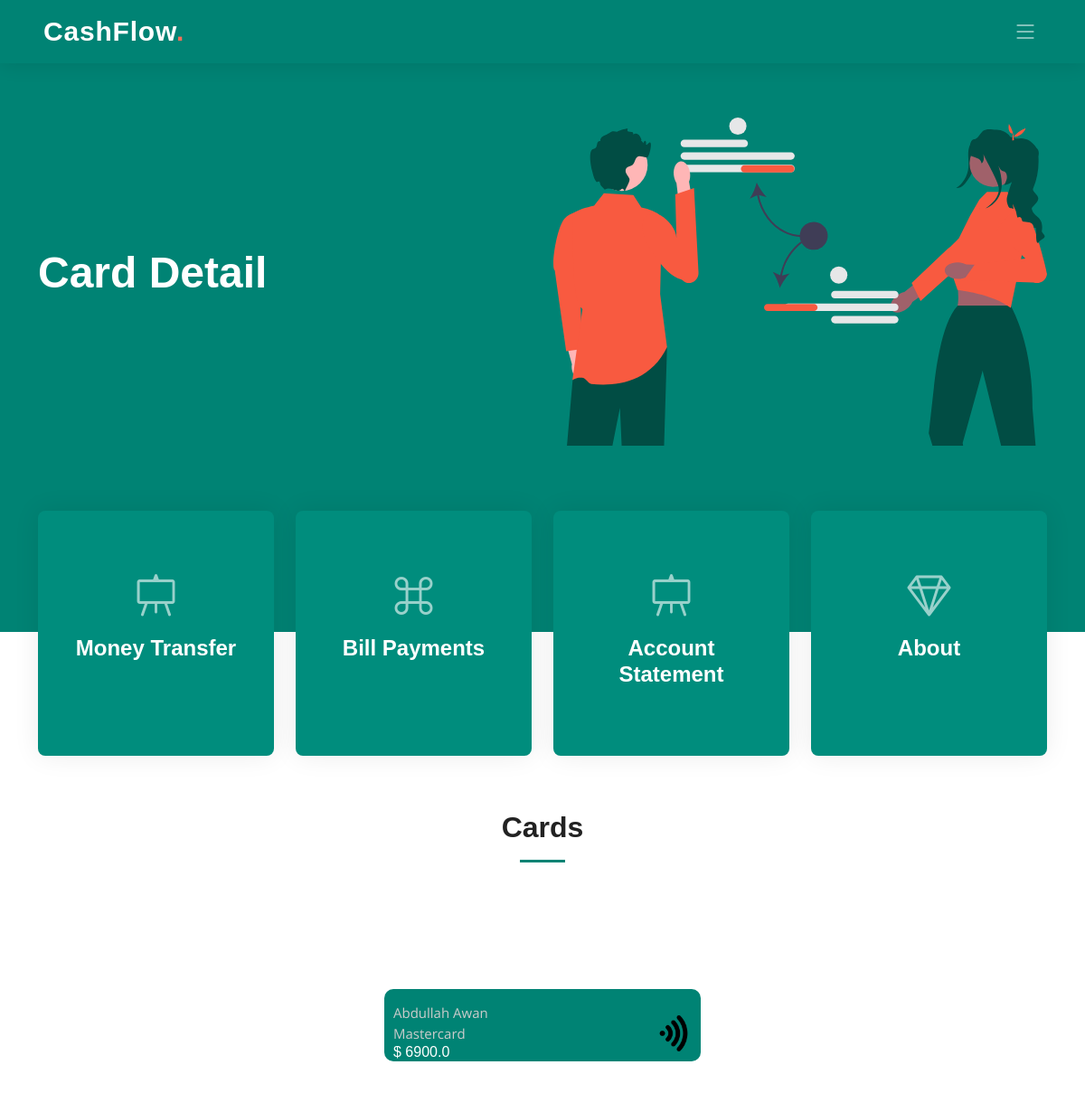
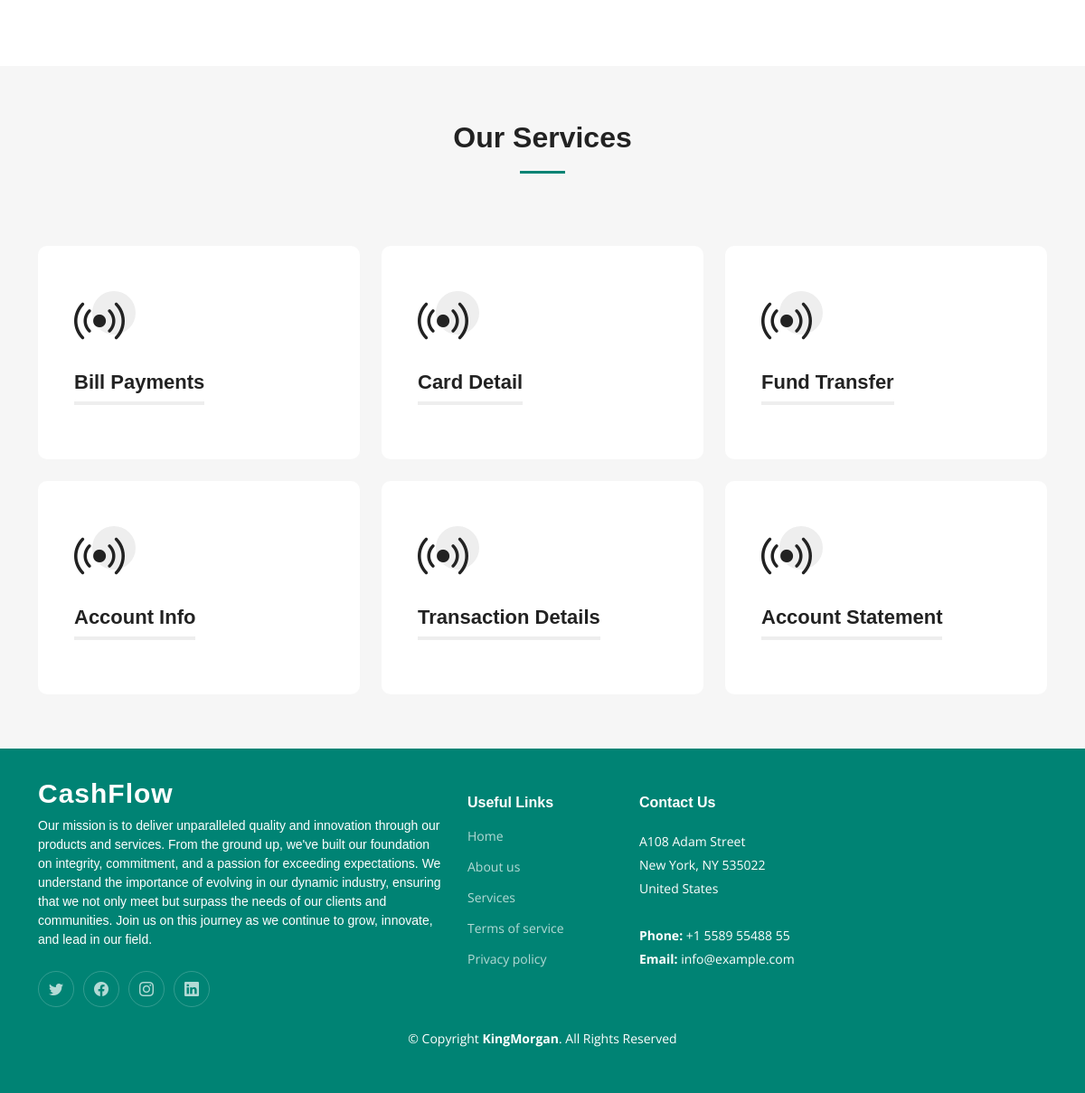
/card/ (signed in), run on the app's committed database (2 pictures, top to bottom).
### app/models.py (models this page shows)
class User(models.Model):
    name = models.CharField(max_length=100)
    email = models.EmailField()
    password = models.CharField(max_length=100)
    phone = models.CharField(max_length=100)
    address = models.CharField(max_length=100)
    CNIC = models.CharField(max_length=14, unique=True)
    phone = models.CharField(max_length=13, unique=True)
    username = models.CharField(max_length=150, null=False,default="")  # Added username field

class ATMcards(models.Model):
    VISA = 'Visa'
    MASTERCARD = 'Mastercard'
    AMERICAN_EXPRESS = 'American Express'
    CARD_TYPE_CHOICES = [
        (VISA, 'Visa'),
        (MASTERCARD, 'Mastercard'),
        (AMERICAN_EXPRESS, 'American Express'),
    ]
    accounts = models.ForeignKey(Accounts, on_delete=models.CASCADE)
    card_number = models.CharField(max_length=16, unique=True)
    pin = models.CharField(max_length=4)
    expiry_date = models.DateField()
    card_type = models.CharField(max_length=20, choices=CARD_TYPE_CHOICES)
    is_active = models.BooleanField(default=False)

class Accounts(models.Model):
    SAVING = 'Saving'
    CURRENT = 'Current'
    FIXED_DEPOSIT = 'Fixed Deposit'
    ACCOUNT_TYPE_CHOICES = [
        (SAVING, 'Saving'),
        (CURRENT, 'Current'),
        (FIXED_DEPOSIT, 'Fixed Deposit'),
    ]
    ACTIVE = 'Active'
    INACTIVE = 'Inactive'
    STATUS_CHOICES = [
        (ACTIVE, 'Active'),
        (INACTIVE, 'Inactive'),
    ]
    user = models.ForeignKey(User, on_delete=models.CASCADE)
    account_number = models.CharField(max_length=100, unique=True)
    balance = models.FloatField()
    account_type = models.CharField(max_length=20, choices=ACCOUNT_TYPE_CHOICES, default=CURRENT)
    status = models.CharField(max_length=20, choices=STATUS_CHOICES, default=ACTIVE)
    bank_id = models.ForeignKey('Banks', on_delete=models.CASCADE, default=11)

### app/views.py (the view)
# urls.py: path('card/', views.card, name='carddetail'),
def card(request):
    user_id = request.session.get('user')  # Make sure this session key is correct
    user = get_object_or_404(User, pk=user_id)
    account = get_object_or_404(Accounts, user_id=user)  # Use user instance here
    card = get_object_or_404(ATMcards, accounts_id=account)  # Use account instance here
    return render(request, 'dashboard/carddetail.html',{'card': card, 'account': account,'services': services,'user': user})

### app/templates/Dashboard/carddetail.html (shortened to what this page needs)
{% extends 'dashboard/index.html' %}
{% load static %}
{% block extra_head %}
  <link href="{% static 'css/card.css' %}" rel="stylesheet">
{% endblock extra_head %}
{% block hero %}<h2><span>Card Detail</span></h2>{% endblock hero %}
{% block content %}
<div class="section-header">
    <h2>Cards</h2>
  </div>
  <div class="card-container" data-aos="fade-up" data-aos-delay="100">
      <div class="row gy-4" data-aos="fade-up" data-aos-delay="100">
        <div class="col-lg-4 col-md-6">
            <div class="upper">
                <div class="card" style="background-color: #008374;" >
                    <div class="details">
                        <div class="d-flex justify-content-between align-items-center">
                            <div class="d-flex flex-column card-details">
                                <span class="plus"> {{ user.name }} </span>
                                <span class="plus">{{ card.card_type }}</span>
                                <h6 class="amount">$ {{ account.balance }}</h6>
                            </div>
                        </div>
                        <img src="{% static 'img/wifisig.png' %}" width="40" class="coral">
                    </div>
                </div>
            </div>
        </div>
    </div>
  </div>
  <section id="services" class="services sections-bg">
    <div class="container" data-aos="fade-up">
        <div class="section-header">
            <h2>Our Services</h2>
        </div>
        <div class="row gy-4" data-aos="fade-up" data-aos-delay="100">
            {% for service in services %}
                <div class="col-lg-4 col-md-6">
                    {% if service.url %}
                        <a href="{% url service.url %}">
                    {% endif %}
                        <div class="service-item position-relative">
                            <div class="icon">
                                <i class="bi {{ service.icon }}"></i>
                            </div>
                            <h3>{{ service.name }}</h3>
                        </div>
                    {% if service.url %}
                        </a>
                    {% endif %}
                </div>
            {% endfor %}
        </div>
    </div>
</section>
{% endblock content %}

### app/static/css/main.css (style rules this page uses)
:root { --font-default: "Open Sans", system-ui, -apple-system, "Segoe UI", Roboto, "Helvetica Neue", Arial, "Noto Sans", "Liberation Sans", sans-serif, "Apple Color Emoji", "Segoe UI Emoji", "Segoe UI Symbol", "Noto Color Emoji"; --font-primary: "Montserrat", sans-serif; --font-secondary: "Poppins", sans-serif; }
:root { --color-default: #222222; --color-primary: #008374; --color-secondary: #f85a40; }
:root { scroll-behavior: smooth; }
body { font-family: var(--font-default); color: var(--color-default); }
a { color: var(--color-primary); text-decoration: none; }
h1, h2, h3, h4, h5, h6 { font-family: var(--font-primary); }
section { padding: 60px 0; overflow: hidden; scroll-margin-top: 70px; overflow: clip; }
.sections-bg { background-color: #f6f6f6; }
.section-header { text-align: center; padding-bottom: 60px; }
.section-header h2 { font-size: 32px; font-weight: 600; margin-bottom: 20px; padding-bottom: 20px; position: relative; }
.section-header h2:after { content: ""; position: absolute; display: block; width: 50px; height: 3px; background: var(--color-primary); left: 0; right: 0; bottom: 0; margin: auto; }
.services { padding: 60px 0; }
.services .service-item { padding: 40px; background: #fff; height: 100%; border-radius: 10px; }
.services .service-item .icon { width: 48px; height: 48px; position: relative; margin-bottom: 50px; }
.services .service-item .icon i { color: var(--color-default); font-size: 56px; transition: ease-in-out 0.3s; z-index: 2; position: relative; }
.services .service-item .icon:before { position: absolute; content: ""; height: 100%; width: 100%; background: #eeeeee; border-radius: 50px; z-index: 1; top: 10px; right: -20px; transition: 0.3s; }
.services .service-item h3 { color: var(--color-default); font-weight: 700; margin: 0 0 20px 0; padding-bottom: 8px; font-size: 22px; position: relative; display: inline-block; border-bottom: 4px solid #eeeeee; transition: 0.3s; }
.hero h2 { font-size: 48px; font-weight: 700; margin-bottom: 20px; color: #fff; }

### app/static/css/card.css (style rules this page uses)
.card { padding: 10px; width: 350px; height: 80px; overflow: hidden; border-radius: 10px; cursor: pointer; border: none; position: relative }
.coral { transform: rotate(90deg) }
.card-details { margin-top: 5px }
.details { display: flex; justify-content: space-between; align-items: center }
.plus { color: #ccc; font-size: 15px }
.amount { color: #fff }
.card-container { display: flex; justify-content: center; align-items: center; height: 200px; width: 100%; }
.card { margin: auto; }

### data on the page
User: name "Abdullah Awan"
ATMcards: card_type "Mastercard"
Accounts: balance "6900.0"

### other printed values
{{ service.name }} "Bill Payments" "Card Detail" "Fund Transfer" "Account Info" "Transaction Details" "Account Statement"
